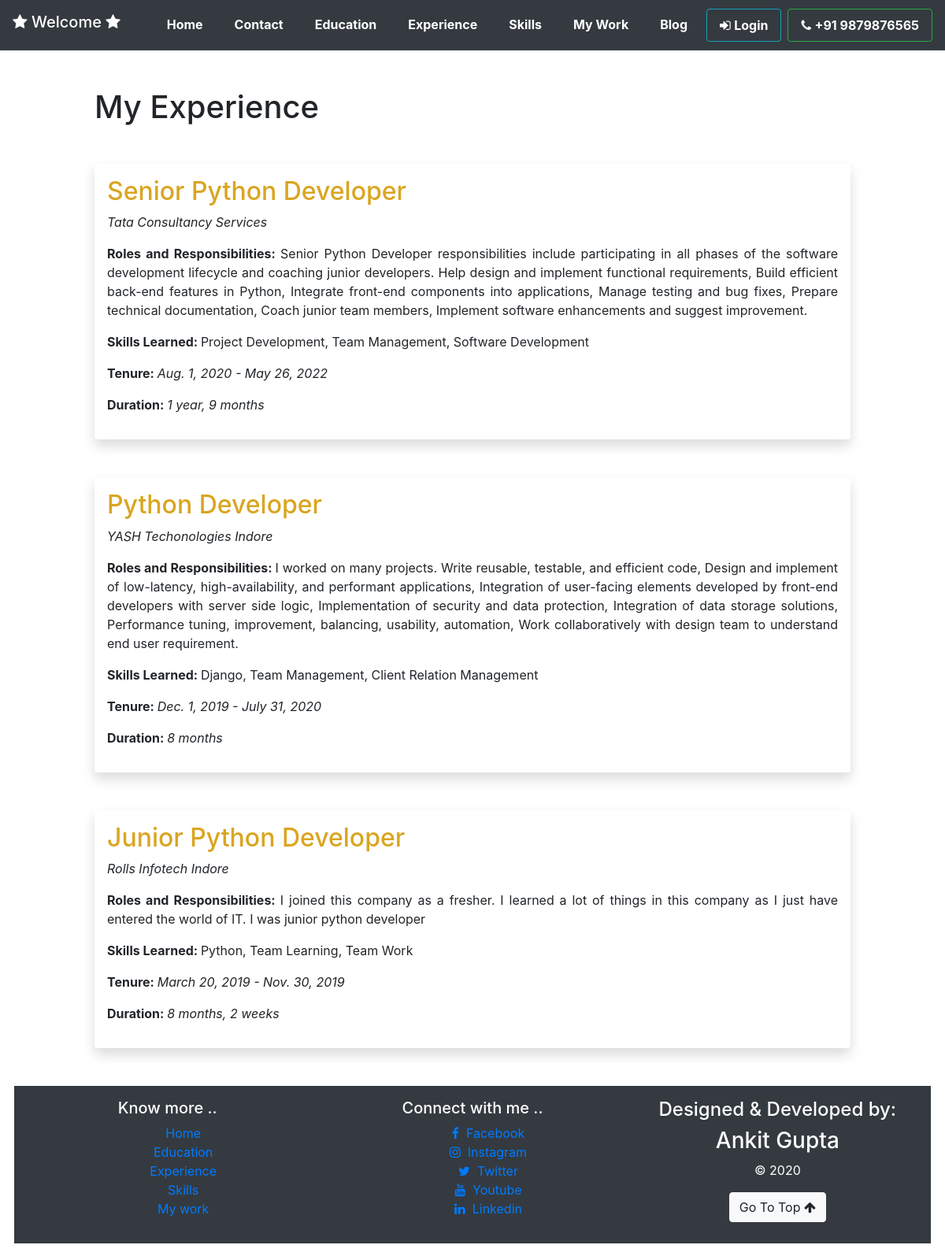
The app's page /experience/ with its own data.
### core/models.py (models this page shows, shortened)
class Experience(models.Model):
    job_title = models.CharField(max_length=100)
    company = models.CharField(max_length=100,default='No company')
    description = models.TextField(max_length=500)
    start_date = models.DateField()
    end_date = models.DateField()
    skills_learned = models.CharField(max_length=200)

### core/views.py (the view)
# urls.py: path('experience/',views.experience, name='experience'),
def experience(request):
    exp = Experience.objects.all()
    exp = sorted(exp,key=lambda x:x.start_date,reverse=True)
    context = {"exp":exp}
    return render(request, 'core/experience.html',context)

### templates/core/experience.html (shortened to what this page needs)
{% extends 'core/base.html' %}
{% block content %}
<div id='main' style="width: 80%; margin:auto;">
    <h1 class='fadein mb-5 mt-5'>My Experience</h1>
    {% for e in exp %}
    <div class="container mb-5 shadow p-3 mb-5 bg-white rounded">
        <h2 style='color:goldenrod'>{{e.job_title}}</h2>
        <p><i>{{e.company}}</i></p>
        <p class='text-justify'><b>Roles and Responsibilities: </b> {{e.description}}</p>
        <p><b>Skills Learned: </b>{{e.skills_learned}}</p>
        <p><b>Tenure: </b><i>{{e.start_date}} - {{e.end_date}}</i></p>
        <p><b>Duration: </b><i>{{ e.start_date|timesince:e.end_date}}</i></p>
    </div>
    {% endfor %}
</div>
{% endblock %}

### static/css/index_style.css (style rules this page uses)
#main { width: 98%; margin: auto; }

### records on screen
Experience: job_title "Senior Python Developer", company "Tata Consultancy Services", description "Senior Python Developer responsibilities include participating in all phases of the software development lifecycle and coaching junior developers. Help design and implement functional requirements, Build efficient back-end features in Python, Integrate front-end components into applications, Manage testing and bug fixes, Prepare technical documentation, Coach junior team members, Implement software enhancements and suggest improvement.", skills_learned "Project Development, Team Management, Software Development", start_date "Aug. 1, 2020", end_date "May 26, 2022", start_date "1 year, 9 months"
Experience: job_title "Python Developer", company "YASH Techonologies Indore", description "I worked on many projects. Write reusable, testable, and efficient code, Design and implement of low-latency, high-availability, and performant applications, Integration of user-facing elements developed by front-end developers with server side logic, Implementation of security and data protection, Integration of data storage solutions, Performance tuning, improvement, balancing, usability, automation, Work collaboratively with design team to understand end user requirement.", skills_learned "Django, Team Management, Client Relation Management", start_date "Dec. 1, 2019", end_date "July 31, 2020", start_date "8 months"
Experience: job_title "Junior Python Developer", company "Rolls Infotech Indore", description "I joined this company as a fresher. I learned a lot of things in this company as I just have entered the world of IT. I was junior python developer", skills_learned "Python, Team Learning, Team Work", start_date "March 20, 2019", end_date "Nov. 30, 2019", start_date "8 months, 2 weeks"
